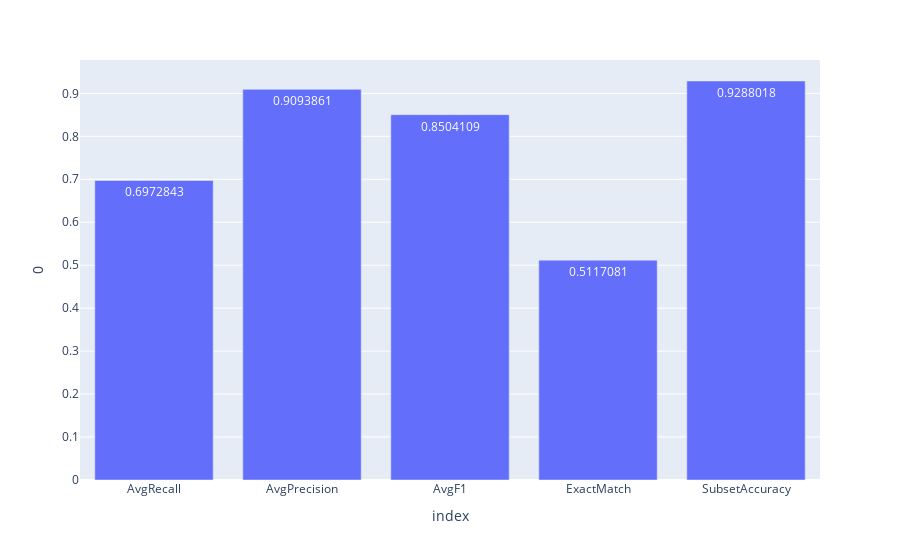

The cell this chart's notebook holds for it:
### Code cell
avgDf = pd.DataFrame(
    {
        "AvgRecall" : [avgRecall],
        "AvgPrecision" : [avgPrecision],
        "AvgF1" : [avgF1],
        "ExactMatch" : [accuracy],
        "SubsetAccuracy" : [subsetAcc2],


    }
).transpose().reset_index()
# fig = px.bar(avgDf, x = 'part', y = 'recall')
fig = px.bar(avgDf, x = 'index', y = 0, text_auto=True)

fig

### Figure 1 — Plotly figure (JSON) as saved in the notebook; plotly's stock layout.template omitted (floating-point values rounded to 4 significant figures)
{"data": [{"alignmentgroup": "True", "hovertemplate": "index=%{x}<br>0=%{y}<extra></extra>", "legendgroup": "", "marker": {"color": "#636efa", "pattern": {"shape": ""}}, "name": "", "offsetgroup": "", "orientation": "v", "showlegend": false, "textposition": "auto", "texttemplate": "%{y}", "type": "bar", "x": ["AvgRecall", "AvgPrecision", "AvgF1", "ExactMatch", "SubsetAccuracy"], "xaxis": "x", "y": [0.6973, 0.9094, 0.8504, 0.5117, 0.9288], "yaxis": "y"}], "layout": {"barmode": "relative", "legend": {"tracegroupgap": 0}, "margin": {"t": 60}, "xaxis": {"anchor": "y", "domain": [0, 1], "title": {"text": "index"}}, "yaxis": {"anchor": "x", "domain": [0, 1], "title": {"text": "0"}}}}
